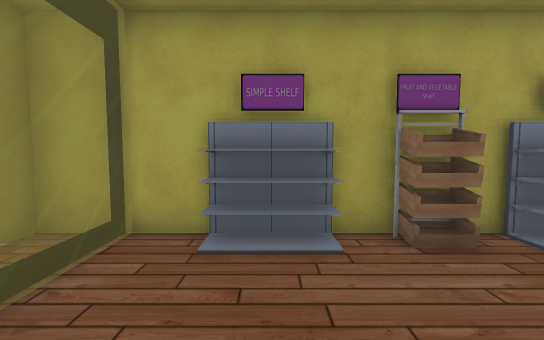
[1] (above)

19 first-person views from a walk through a scene from a Unity 3-D project. The camera is 1.4 m above the floor, tilts 4° down and sees 90° across. Doors are open. The floor is counted in squares, 1 m on a side. Each view is taken from the middle of a square. On the plan, view 1 faces up. The plan holds only what a view shows up to about 13 squares ahead; the rest is blank. The place goes on beyond the plan. The player character is not drawn. Some animated figures are not drawn. Some surface patterns are stand-ins.

[2]
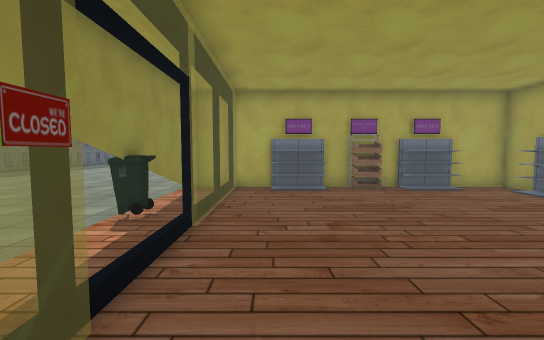

[3]
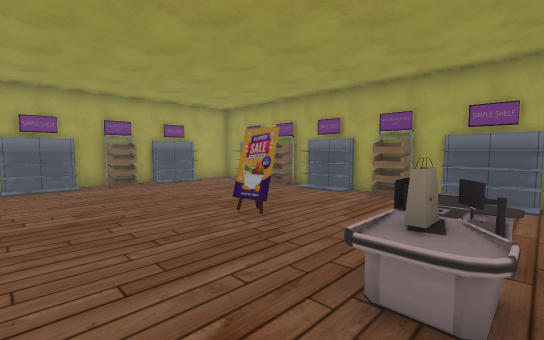

[4]
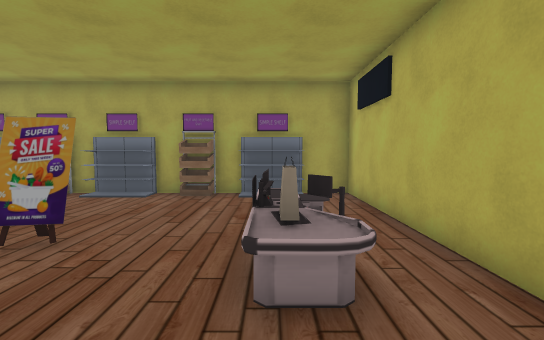

[5]
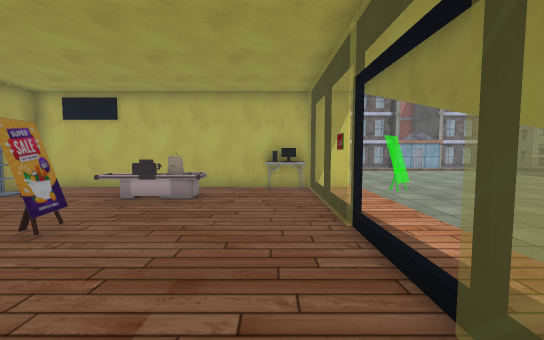

[6]
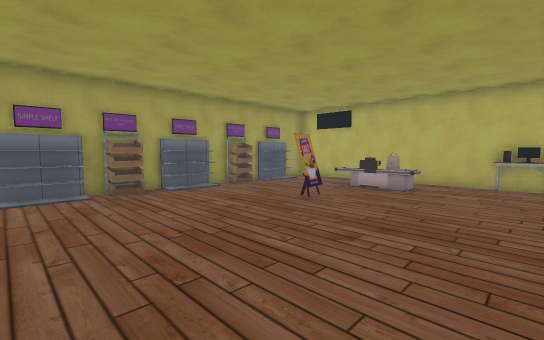

[7]
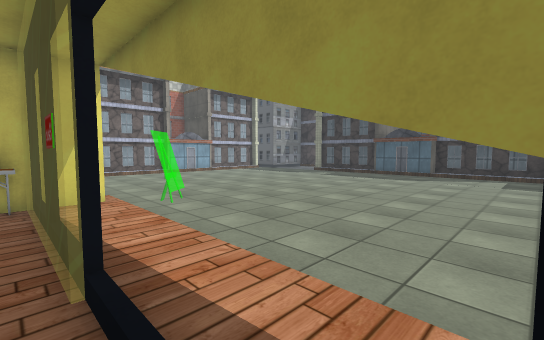

[8]
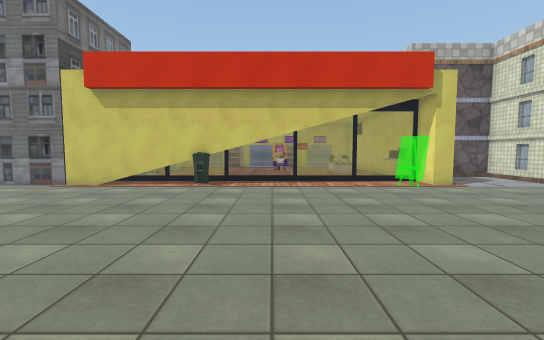

[9]
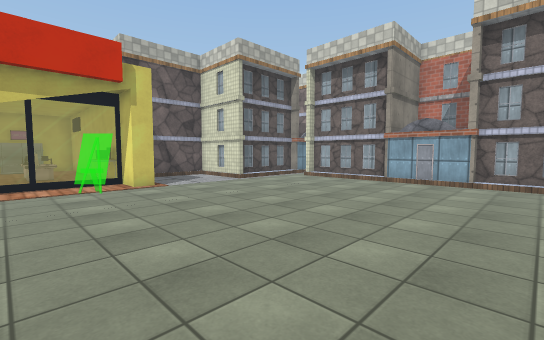

[10]
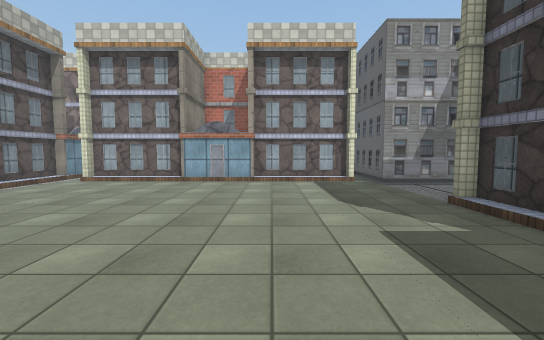

[11]
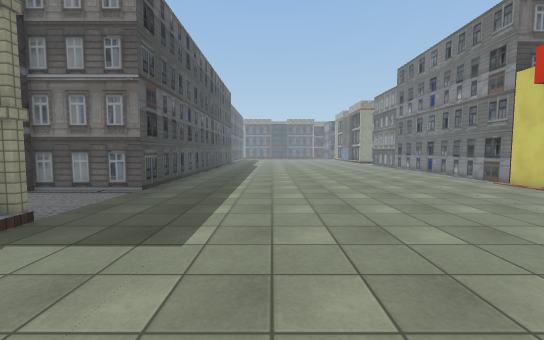

[12]
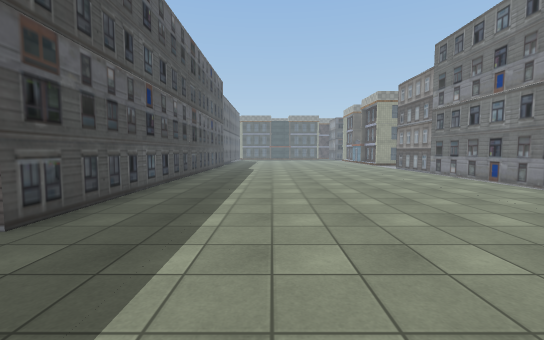

[13]
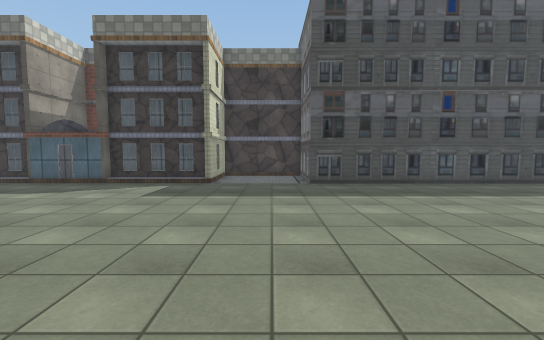

[14]
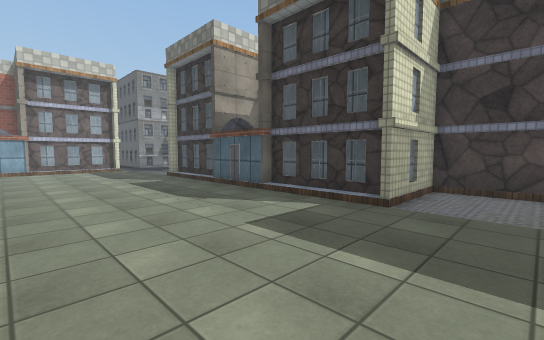

[15]
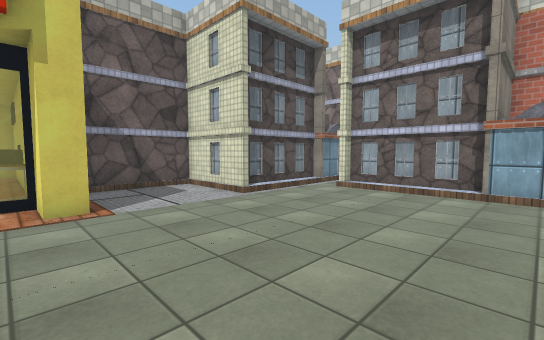

[16]
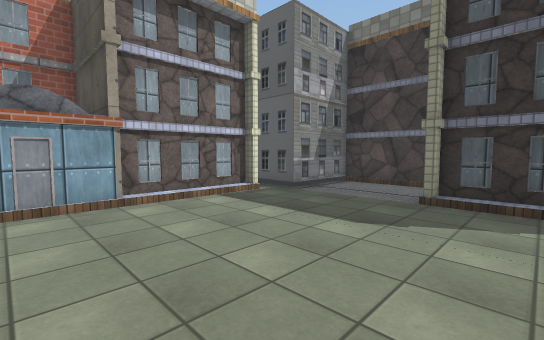

[17]
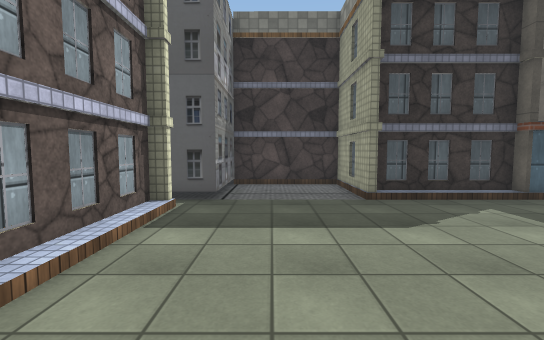

[18]
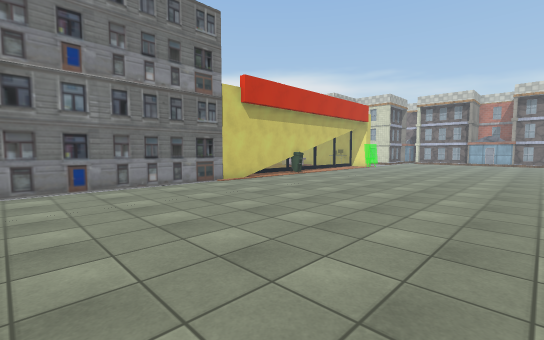

[19]
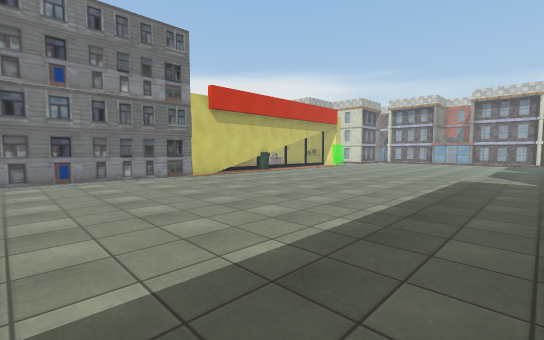

### Floor plan
Key: @ floor where view 1 was taken; # wall or solid block; . floor; D open door; = window, fence, low wall or low ledge; O other object.
Columns run from 23 left of view 1 to 8 right of it. Each row starts with its distance up from view 1.
 13     #. ............#
 12     #..............#
 11     #..............#
 10     #..............#
  9     #..............#
  8     #..............#
  7     #..............#
  6     #..............#
  5     #..............#############
  4 #####..............#=.OOOOOOOO #
  3 #..................#=.........O#
  2 #..................#=.........OO
  1 #..................#=..........#
  0 #..................O=..@......OO
 -1 #####..............#D..........#
 -2     #..............#DD........OO
 -3     #...............DD........O#
 -4     #...............D.....#....#
 -5     #................=........OO
 -6     #................=........O#
 -7     #................=..OOOO..OO
 -8     #............. ..=..OOO...O#
 -9     #................OO........#
-10     #..............#############
-11     #..................#
-12     #..................#
-13 #####..................#
-14 #......................#
-15 #...................####
-16 #...................#
-17 #...................#
-18 #####...............#
-19     ###############.#

Where each view was taken, in squares from view 1:
view 1: 0 up, 0 right, facing up
view 2: 6 down, 1 left, facing up
view 3: 8 down, 1 left, facing up-right
view 4: 7 down, 1 left, facing right
view 5: 1 up, 1 left, facing down
view 6: 3 up, 2 left, facing down-right
view 7: 1 down, 2 left, facing down-left
view 8: 3 down, 15 left, facing right
view 9: 6 down, 15 left, facing down-right
view 10: 6 down, 14 left, facing down
view 11: 6 down, 14 left, facing up
view 12: 1 down, 14 left, facing up
view 13: 2 up, 7 left, facing left
view 14: 2 up, 12 left, facing down-left
view 15: 9 down, 11 left, facing down-right
view 16: 11 down, 11 left, facing down-left
view 17: 16 down, 11 left, facing left
view 18: 13 up, 15 left, facing down-right
view 19: 13 up, 18 left, facing down-right
